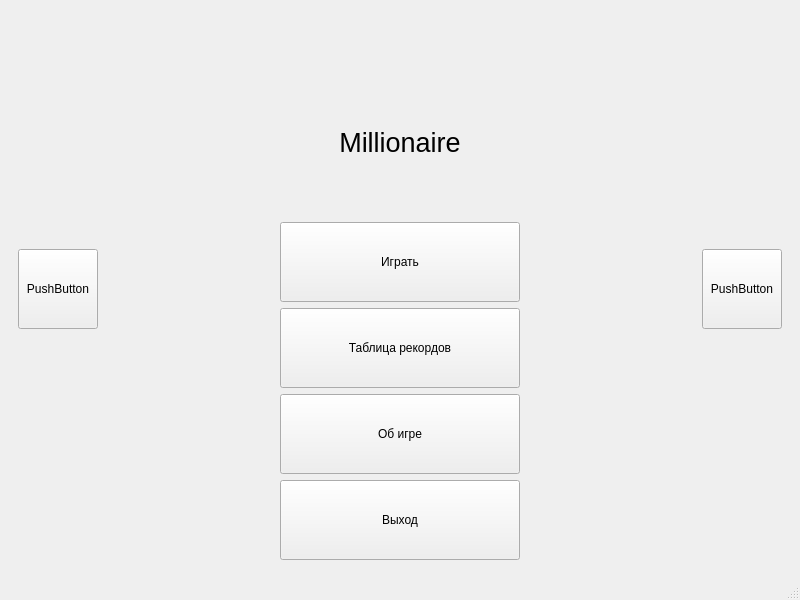
<?xml version="1.0" encoding="UTF-8"?>
<ui version="4.0">
 <class>MainMenu</class>
 <widget class="QMainWindow" name="MainMenu">
  <property name="geometry">
   <rect>
    <x>0</x>
    <y>0</y>
    <width>800</width>
    <height>600</height>
   </rect>
  </property>
  <property name="windowTitle">
   <string>MainMenu</string>
  </property>
  <widget class="QWidget" name="centralwidget">
   <layout class="QGridLayout" name="gridLayout">
    <item row="0" column="0">
     <widget class="QStackedWidget" name="stackedWidget">
      <property name="currentIndex">
       <number>0</number>
      </property>
      <widget class="QWidget" name="Millionaire">
       <layout class="QHBoxLayout" name="horizontalLayout">
        <item>
         <widget class="QPushButton" name="leftMillionaireBt">
          <property name="minimumSize">
           <size>
            <width>80</width>
            <height>80</height>
           </size>
          </property>
          <property name="text">
           <string>PushButton</string>
          </property>
         </widget>
        </item>
        <item>
         <spacer name="horizontalSpacer">
          <property name="orientation">
           <enum>Qt::Horizontal</enum>
          </property>
          <property name="sizeHint" stdset="0">
           <size>
            <width>166</width>
            <height>20</height>
           </size>
          </property>
         </spacer>
        </item>
        <item>
         <layout class="QVBoxLayout" name="verticalLayout">
          <item>
           <spacer name="verticalSpacer">
            <property name="orientation">
             <enum>Qt::Vertical</enum>
            </property>
            <property name="sizeHint" stdset="0">
             <size>
              <width>20</width>
              <height>100</height>
             </size>
            </property>
           </spacer>
          </item>
          <item>
           <widget class="QLabel" name="nameMillionaire">
            <property name="minimumSize">
             <size>
              <width>240</width>
              <height>80</height>
             </size>
            </property>
            <property name="font">
             <font>
              <pointsize>20</pointsize>
             </font>
            </property>
            <property name="text">
             <string>Millionaire</string>
            </property>
            <property name="alignment">
             <set>Qt::AlignCenter</set>
            </property>
           </widget>
          </item>
          <item>
           <spacer name="verticalSpacer_8">
            <property name="orientation">
             <enum>Qt::Vertical</enum>
            </property>
            <property name="sizeHint" stdset="0">
             <size>
              <width>20</width>
              <height>50</height>
             </size>
            </property>
           </spacer>
          </item>
          <item>
           <widget class="QPushButton" name="playMillionaireBt">
            <property name="minimumSize">
             <size>
              <width>240</width>
              <height>80</height>
             </size>
            </property>
            <property name="text">
             <string>Играть</string>
            </property>
           </widget>
          </item>
          <item>
           <widget class="QPushButton" name="tableMillionaireBt">
            <property name="minimumSize">
             <size>
              <width>240</width>
              <height>80</height>
             </size>
            </property>
            <property name="text">
             <string>Таблица рекордов</string>
            </property>
           </widget>
          </item>
          <item>
           <widget class="QPushButton" name="aboutMillionaireBt">
            <property name="minimumSize">
             <size>
              <width>240</width>
              <height>80</height>
             </size>
            </property>
            <property name="text">
             <string>Об игре</string>
            </property>
           </widget>
          </item>
          <item>
           <widget class="QPushButton" name="exitMillionaireBt">
            <property name="minimumSize">
             <size>
              <width>240</width>
              <height>80</height>
             </size>
            </property>
            <property name="text">
             <string>Выход</string>
            </property>
           </widget>
          </item>
         </layout>
        </item>
        <item>
         <spacer name="horizontalSpacer_2">
          <property name="orientation">
           <enum>Qt::Horizontal</enum>
          </property>
          <property name="sizeHint" stdset="0">
           <size>
            <width>166</width>
            <height>20</height>
           </size>
          </property>
         </spacer>
        </item>
        <item>
         <widget class="QPushButton" name="rightMillionaireBt">
          <property name="minimumSize">
           <size>
            <width>80</width>
            <height>80</height>
           </size>
          </property>
          <property name="text">
           <string>PushButton</string>
          </property>
         </widget>
        </item>
       </layout>
      </widget>
      <widget class="QWidget" name="Mosaic">
       <layout class="QHBoxLayout" name="horizontalLayout_2">
        <item>
         <widget class="QPushButton" name="leftMosaicBt">
          <property name="minimumSize">
           <size>
            <width>80</width>
            <height>80</height>
           </size>
          </property>
          <property name="text">
           <string>PushButton</string>
          </property>
         </widget>
        </item>
        <item>
         <spacer name="horizontalSpacer_4">
          <property name="orientation">
           <enum>Qt::Horizontal</enum>
          </property>
          <property name="sizeHint" stdset="0">
           <size>
            <width>166</width>
            <height>20</height>
           </size>
          </property>
         </spacer>
        </item>
        <item>
         <layout class="QVBoxLayout" name="verticalLayout_2">
          <item>
           <spacer name="verticalSpacer_2">
            <property name="orientation">
             <enum>Qt::Vertical</enum>
            </property>
            <property name="sizeHint" stdset="0">
             <size>
              <width>20</width>
              <height>100</height>
             </size>
            </property>
           </spacer>
          </item>
          <item>
           <widget class="QLabel" name="nameMosaic">
            <property name="minimumSize">
             <size>
              <width>240</width>
              <height>80</height>
             </size>
            </property>
            <property name="font">
             <font>
              <pointsize>20</pointsize>
             </font>
            </property>
            <property name="text">
             <string>Mosaic</string>
            </property>
            <property name="alignment">
             <set>Qt::AlignCenter</set>
            </property>
           </widget>
          </item>
          <item>
           <spacer name="verticalSpacer_7">
            <property name="orientation">
             <enum>Qt::Vertical</enum>
            </property>
            <property name="sizeHint" stdset="0">
             <size>
              <width>20</width>
              <height>50</height>
             </size>
            </property>
           </spacer>
          </item>
          <item>
           <widget class="QPushButton" name="playMosaicBt">
            <property name="minimumSize">
             <size>
              <width>240</width>
              <height>80</height>
             </size>
            </property>
            <property name="text">
             <string>Играть</string>
            </property>
           </widget>
          </item>
          <item>
           <widget class="QPushButton" name="tableMosaicBt">
            <property name="minimumSize">
             <size>
              <width>240</width>
              <height>80</height>
             </size>
            </property>
            <property name="text">
             <string>Таблица рекордов</string>
            </property>
           </widget>
          </item>
          <item>
           <widget class="QPushButton" name="aboutMosaicBt">
            <property name="minimumSize">
             <size>
              <width>240</width>
              <height>80</height>
             </size>
            </property>
            <property name="text">
             <string>Об игре</string>
            </property>
           </widget>
          </item>
          <item>
           <widget class="QPushButton" name="exitMosaicBt">
            <property name="minimumSize">
             <size>
              <width>240</width>
              <height>80</height>
             </size>
            </property>
            <property name="text">
             <string>Выход</string>
            </property>
           </widget>
          </item>
         </layout>
        </item>
        <item>
         <spacer name="horizontalSpacer_3">
          <property name="orientation">
           <enum>Qt::Horizontal</enum>
          </property>
          <property name="sizeHint" stdset="0">
           <size>
            <width>166</width>
            <height>20</height>
           </size>
          </property>
         </spacer>
        </item>
        <item>
         <widget class="QPushButton" name="rightMosaicBt">
          <property name="minimumSize">
           <size>
            <width>80</width>
            <height>80</height>
           </size>
          </property>
          <property name="text">
           <string>PushButton</string>
          </property>
         </widget>
        </item>
       </layout>
      </widget>
      <widget class="QWidget" name="Memory">
       <layout class="QHBoxLayout" name="horizontalLayout_3">
        <item>
         <widget class="QPushButton" name="leftMemoryBt">
          <property name="minimumSize">
           <size>
            <width>80</width>
            <height>80</height>
           </size>
          </property>
          <property name="text">
           <string>PushButton</string>
          </property>
         </widget>
        </item>
        <item>
         <spacer name="horizontalSpacer_6">
          <property name="orientation">
           <enum>Qt::Horizontal</enum>
          </property>
          <property name="sizeHint" stdset="0">
           <size>
            <width>166</width>
            <height>20</height>
           </size>
          </property>
         </spacer>
        </item>
        <item>
         <layout class="QVBoxLayout" name="verticalLayout_3">
          <item>
           <spacer name="verticalSpacer_3">
            <property name="orientation">
             <enum>Qt::Vertical</enum>
            </property>
            <property name="sizeHint" stdset="0">
             <size>
              <width>20</width>
              <height>100</height>
             </size>
            </property>
           </spacer>
          </item>
          <item>
           <widget class="QLabel" name="nameMemory">
            <property name="minimumSize">
             <size>
              <width>240</width>
              <height>80</height>
             </size>
            </property>
            <property name="font">
             <font>
              <pointsize>20</pointsize>
             </font>
            </property>
            <property name="text">
             <string>Memory</string>
            </property>
            <property name="alignment">
             <set>Qt::AlignCenter</set>
            </property>
           </widget>
          </item>
          <item>
           <spacer name="verticalSpacer_6">
            <property name="orientation">
             <enum>Qt::Vertical</enum>
            </property>
            <property name="sizeHint" stdset="0">
             <size>
              <width>20</width>
              <height>50</height>
             </size>
            </property>
           </spacer>
          </item>
          <item>
           <widget class="QPushButton" name="playMemoryBt">
            <property name="minimumSize">
             <size>
              <width>240</width>
              <height>80</height>
             </size>
            </property>
            <property name="text">
             <string>Играть</string>
            </property>
           </widget>
          </item>
          <item>
           <widget class="QPushButton" name="tableMemoryBt">
            <property name="minimumSize">
             <size>
              <width>240</width>
              <height>80</height>
             </size>
            </property>
            <property name="text">
             <string>Таблица рекордов</string>
            </property>
           </widget>
          </item>
          <item>
           <widget class="QPushButton" name="aboutMemoryBt">
            <property name="minimumSize">
             <size>
              <width>240</width>
              <height>80</height>
             </size>
            </property>
            <property name="text">
             <string>Об игре</string>
            </property>
           </widget>
          </item>
          <item>
           <widget class="QPushButton" name="exitMemoryBt">
            <property name="minimumSize">
             <size>
              <width>240</width>
              <height>80</height>
             </size>
            </property>
            <property name="text">
             <string>Выход</string>
            </property>
           </widget>
          </item>
         </layout>
        </item>
        <item>
         <spacer name="horizontalSpacer_5">
          <property name="orientation">
           <enum>Qt::Horizontal</enum>
          </property>
          <property name="sizeHint" stdset="0">
           <size>
            <width>166</width>
            <height>20</height>
           </size>
          </property>
         </spacer>
        </item>
        <item>
         <widget class="QPushButton" name="rightMemoryBt">
          <property name="minimumSize">
           <size>
            <width>80</width>
            <height>80</height>
           </size>
          </property>
          <property name="text">
           <string>PushButton</string>
          </property>
         </widget>
        </item>
       </layout>
      </widget>
      <widget class="QWidget" name="Hangman">
       <layout class="QHBoxLayout" name="horizontalLayout_4">
        <item>
         <widget class="QPushButton" name="leftHangmanBt">
          <property name="minimumSize">
           <size>
            <width>80</width>
            <height>80</height>
           </size>
          </property>
          <property name="text">
           <string>PushButton</string>
          </property>
         </widget>
        </item>
        <item>
         <spacer name="horizontalSpacer_8">
          <property name="orientation">
           <enum>Qt::Horizontal</enum>
          </property>
          <property name="sizeHint" stdset="0">
           <size>
            <width>166</width>
            <height>20</height>
           </size>
          </property>
         </spacer>
        </item>
        <item>
         <layout class="QVBoxLayout" name="verticalLayout_4">
          <item>
           <spacer name="verticalSpacer_4">
            <property name="orientation">
             <enum>Qt::Vertical</enum>
            </property>
            <property name="sizeHint" stdset="0">
             <size>
              <width>20</width>
              <height>100</height>
             </size>
            </property>
           </spacer>
          </item>
          <item>
           <widget class="QLabel" name="nameHangman">
            <property name="minimumSize">
             <size>
              <width>240</width>
              <height>80</height>
             </size>
            </property>
            <property name="font">
             <font>
              <pointsize>20</pointsize>
             </font>
            </property>
            <property name="text">
             <string>Hangman</string>
            </property>
            <property name="alignment">
             <set>Qt::AlignCenter</set>
            </property>
           </widget>
          </item>
          <item>
           <spacer name="verticalSpacer_5">
            <property name="orientation">
             <enum>Qt::Vertical</enum>
            </property>
            <property name="sizeHint" stdset="0">
             <size>
              <width>20</width>
              <height>50</height>
             </size>
            </property>
           </spacer>
          </item>
          <item>
           <widget class="QPushButton" name="playHangmanBt">
            <property name="minimumSize">
             <size>
              <width>240</width>
              <height>80</height>
             </size>
            </property>
            <property name="text">
             <string>Играть</string>
            </property>
           </widget>
          </item>
          <item>
           <widget class="QPushButton" name="tableHangmanBt">
            <property name="minimumSize">
             <size>
              <width>240</width>
              <height>80</height>
             </size>
            </property>
            <property name="text">
             <string>Таблица рекордов</string>
            </property>
           </widget>
          </item>
          <item>
           <widget class="QPushButton" name="aboutHangmanBt">
            <property name="minimumSize">
             <size>
              <width>240</width>
              <height>80</height>
             </size>
            </property>
            <property name="text">
             <string>Об игре</string>
            </property>
           </widget>
          </item>
          <item>
           <widget class="QPushButton" name="exitHangmanBt">
            <property name="minimumSize">
             <size>
              <width>240</width>
              <height>80</height>
             </size>
            </property>
            <property name="text">
             <string>Выход</string>
            </property>
           </widget>
          </item>
         </layout>
        </item>
        <item>
         <spacer name="horizontalSpacer_7">
          <property name="orientation">
           <enum>Qt::Horizontal</enum>
          </property>
          <property name="sizeHint" stdset="0">
           <size>
            <width>166</width>
            <height>20</height>
           </size>
          </property>
         </spacer>
        </item>
        <item>
         <widget class="QPushButton" name="rightHangmanBt">
          <property name="minimumSize">
           <size>
            <width>80</width>
            <height>80</height>
           </size>
          </property>
          <property name="text">
           <string>PushButton</string>
          </property>
         </widget>
        </item>
       </layout>
      </widget>
     </widget>
    </item>
   </layout>
  </widget>
  <widget class="QMenuBar" name="menubar">
   <property name="geometry">
    <rect>
     <x>0</x>
     <y>0</y>
     <width>800</width>
     <height>20</height>
    </rect>
   </property>
  </widget>
  <widget class="QStatusBar" name="statusbar"/>
 </widget>
 <resources/>
 <connections/>
</ui>
